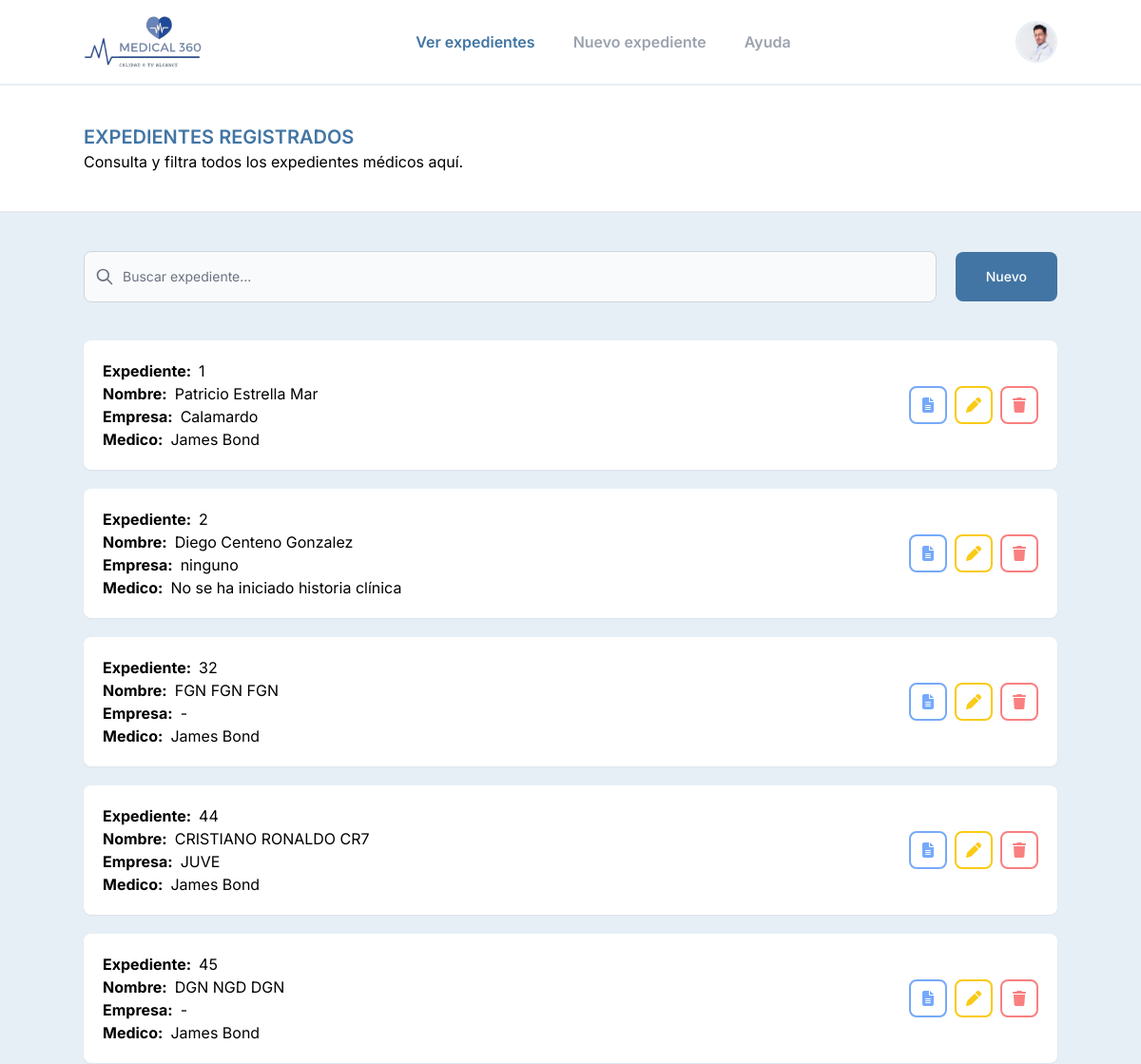
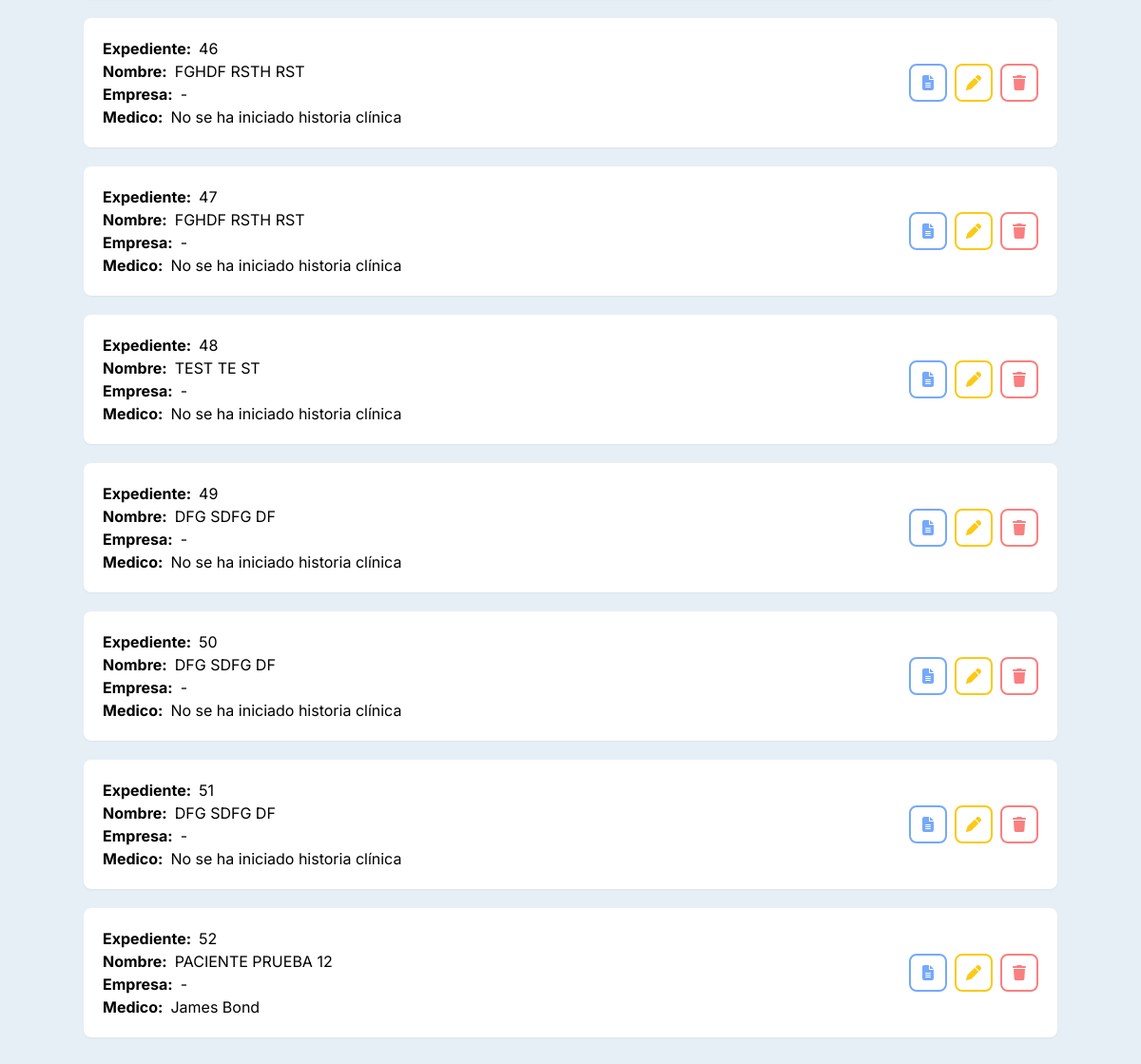
The app's page / (signed in), older data (2 pictures, top to bottom).
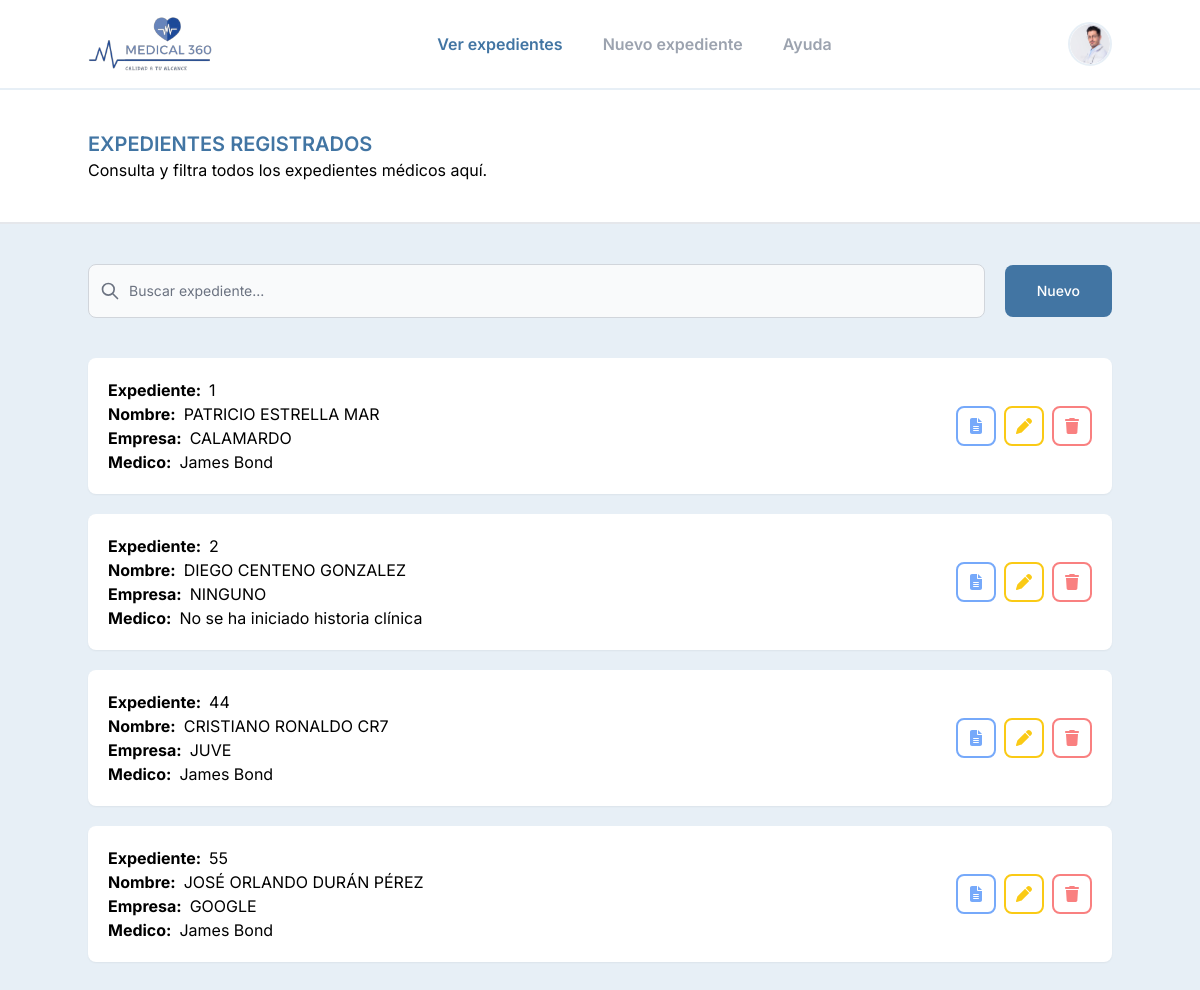
The same page, newer data.
### medical/models.py (models this page shows, shortened)
class Paciente(models.Model):
    GENERO_CHOICES = [
        ('M', 'Masculino'),
        ('F', 'Femenino'),
    ]
    ESTADO_CIVIL_CHOICES = [
        ('SOLTERO', 'SOLTERO'),
        ('CASADO', 'CASADO'),
        ('UNION_LIBRE', 'UNION LIBRE'),
        ('DIVORCIADO', 'DIVORCIADO'),
        ('VIUDO', 'VIUDO'),
    ]
    GRUPO_RH_CHOICES = [
        ('A+', 'A+'),
        ('B+', 'B+'),
        ('O+', 'O+'),
        ('AB+', 'AB+'),
        ('A-', 'A-'),
        ('B-', 'B-'),
        ('O-', 'O-'),
        ('AB-', 'AB-'),
        ('DESC', 'DESCONOCIDO'),
    ]
    ESCOLARIDAD_CHOICES = [
        ('NINGUNA', 'NINGUNA'),
        ('PRIMARIA', 'PRIMARIA'),
        ('PRIMARIA_T', 'PRIMARIA TRUNCA'),
        ('SECUNDARIA', 'SECUNDARIA'),
        ('SECUNDARIA_T', 'SECUNDARIA TRUNCA'),
        ('PREPARATORIA', 'PREPARATORIA'),
        ('PREPARATORIA_T', 'PREPARATORIA TRUNCA'),
        ('TECNICO', 'CARRERA TECNICA'),
        ('TECNICO_T', 'CARRERA TECNICA TRUNCA'),
        ('LICENCIATURA', 'LICENCIATURA'),
        ('LICENCIATURA_T', 'LICENCIATURA TRUNCA'),
        ('SUPERIOR', 'SUPERIOR'),
]
    nombre = models.CharField(max_length=30)
    apellido_pat = models.CharField(max_length=30)
    apellido_mat = models.CharField(max_length=30)
    fecha_nacimiento = models.DateField()
    genero = models.CharField(max_length=10, choices=GENERO_CHOICES)
    grupo_rh = models.CharField(max_length=4, choices=GRUPO_RH_CHOICES, default='DESC')
    alergias = models.CharField(max_length=30)
    estado_civil = models.CharField(max_length=15, choices=ESTADO_CIVIL_CHOICES, blank=True, null=True)
    curp = models.CharField(max_length=18, blank=True, null=True)
    nacionalidad = models.CharField(max_length=20, blank=True, null=True)
    escolaridad = models.CharField(max_length=30, choices=ESCOLARIDAD_CHOICES, blank=True, null=True)
    religion = models.CharField(max_length=50, blank=True, null=True)
    direccion = models.CharField(max_length=200, blank=True, null=True)
    ocupacion = models.CharField(max_length=50, blank=True, null=True)
    empleador = models.CharField(max_length=100, blank=True, null=True)
    telefono_personal = models.CharField(max_length=10, blank=True, null=True)
    nombre_contacto_emergencia = models.CharField(max_length=100, blank=True, null=True)
    telefono_contacto_emergencia = models.CharField(max_length=10, blank=True, null=True)
    fecha_alta = models.DateField()
    notas = models.TextField(blank=True, null=True)

class Antecedentes(models.Model):
    paciente = models.OneToOneField(Paciente, on_delete=models.CASCADE)
    medico = models.ForeignKey(Medico, on_delete=models.CASCADE)
    fecha = models.DateField()
    ahf = models.TextField()
    apnp = models.TextField()
    app = models.TextField()
    ago = models.TextField(blank=True, null=True)
    notas = models.TextField(blank=True, null=True)
    class Meta:
            verbose_name = "Antecedentes"
            verbose_name_plural = "1.Antecedentes"

class Medico(models.Model):
    PREFIJO_CHOICES = [
        ('dr', 'Dr.'),
        ('dr', 'Dra.'),
        ('lic', 'Lic.'),
    ]
    ESPECIALIDAD_CHOICES = [
        ('medico_gral', 'Medicina General'),
        ('fisio', 'Fisioterapia'),
    ]
    cedula = models.OneToOneField(User, on_delete=models.CASCADE, related_name='medico', null=True)
    nombre = models.CharField(max_length=100)
    apellido_pat = models.CharField(max_length=50)
    apellido_mat = models.CharField(max_length=50)
    prefijo = models.CharField(max_length=5, choices=PREFIJO_CHOICES)
    especialidad = models.CharField(max_length=20, choices=ESPECIALIDAD_CHOICES)
    universidad = models.CharField(max_length=100)
    telefono = models.CharField(max_length=20, blank=True)
    def __str__(self):
        return self.nombre + ' ' + self.apellido_pat

### medical/views.py (the view)
# urls.py: path("", views.home_view, name="home"),
@login_required
def home_view(request):
    pacientes = Paciente.objects.all()
    for paciente in pacientes:
        try:
            paciente.antecedentes = Antecedentes.objects.get(paciente=paciente) # type: ignore
        except Antecedentes.DoesNotExist:
            paciente.antecedentes = None # type: ignore
    return render(request, 'home.html', {'pacientes': pacientes})

### templates/home.html (shortened to what this page needs)
{% extends "base.html" %} {% load static %} {% block content %}
<section class="lg:px-0">
  {% include "plantillas/navbar.html" %}
  <div class="py-10 border-b-2 border-gray-200 bg-white md:px-6">
    <div class="lg:container lg:mx-auto">
      <h1 class="uppercase font-semibold text-main text-xl">
        Expedientes registrados
      </h1>
      <p>Consulta y filtra todos los expedientes médicos aquí.</p>
    </div>
  </div>
  <div class="py-10 md:px-6">
    <div class="lg:container lg:mx-auto flex justify-between gap-5 items-center">
      <form class="w-full" method="post">
        <div class="relative">
          <div class="absolute inset-y-0 left-0 flex items-center pl-3 pointer-events-none">
          </div>
          <input type="search" id="default-search"
            class="block w-full p-4 pl-10 text-sm text-gray-900 border border-gray-300 rounded-lg bg-gray-50 focus:ring-main focus:border-main"
            placeholder="Buscar expediente..." required />
        </div>
      </form>
      <a href="/create-file/ficha"><button type="submit"
          class="text-whitebg-main bg-main hover:bg-sky-800 transition-colors text-white font-medium rounded-lg text-sm px-8 py-4">
          Nuevo
        </button></a>
    </div>
  </div>
  <div class="md:px-6">
    <div class="lg:container lg:mx-auto flex flex-col gap-4">
      <div class="w-full space-y-5 pb-10">
        {% if pacientes %}
        {% for paciente in pacientes %}
        <div class="bg-white rounded-lg p-5 flex justify-between items-center shadow-sm paciente-card" data-search="{{ paciente.id }} {{ paciente.nombre }} {{ paciente.empleador }} {{ paciente.antecedentes.medico }}">
          <div>
            <div class="md:flex gap-2">
              <span class="font-bold">Expediente:</span>
              <p>{{ paciente.id }}</p>
            </div>
            <div class="md:flex gap-2">
              <span class="font-bold">Nombre:</span>
              <p>{{paciente.nombre}} {{paciente.apellido_pat}} {{paciente.apellido_mat}}</p>
            </div>
            <div class="md:flex gap-2">
              <span class="font-bold">Empresa:</span>
              {% if paciente.empleador %}
                <p>{{paciente.empleador}}</p>
              {% else %}
                <p> -</p>
              {% endif %}
            </div>
            <div class="md:flex gap-2">
              <span class="font-bold">Medico:</span>
              {% if paciente.antecedentes %}
                  <p>{{ paciente.antecedentes.medico }}</p>
              {% else %}
                <p>No se ha iniciado historia clínica</p>
              {% endif %}
            </div>
          </div>
          <div class="flex gap-2">
            <a href="view/{{paciente.id}}" class="border-2 flex items-center justify-center border-blue-400 h-10 w-10 rounded-lg hover:bg-blue-400 group transition-colors"
              type="button">
              <span class="group-hover:text-white text-blue-400"><i class="fas fa-file-alt"></i></span>
            </a>
            <a href="update-file/{{paciente.id}}/ficha/" class="border-2 flex items-center justify-center border-yellow-300 h-10 w-10 rounded-lg hover:bg-yellow-300 group transition-colors"
              type="button">
              <span class="group-hover:text-white text-yellow-300"><i class="fas fa-pen"></i></span>
            </a>
            <a href="#" class="border-2 flex items-center justify-center border-red-400 h-10 w-10 rounded-lg hover:bg-red-400 group transition-colors" type="button" onclick="confirmDelete('{{paciente.id}}')">
              <span class="group-hover:text-white text-red-400"><i class="fas fa-trash"></i></span>
            </a>
          </div>
        </div>
        {% endfor %}
        {% else %}
        <div>
          <p>Sin registros</p>
        </div>
        {% endif %}
      </div>
    </div>
  </div>
</section>
{% endblock %}

Row changes from the older to the newer data that the page shows:
removed Paciente: id "32", nombre "FGN", apellido_pat "FGN", apellido_mat "FGN", antecedentes.medico "James Bond"
removed Paciente: id "45", nombre "DGN", apellido_pat "NGD", apellido_mat "DGN", antecedentes.medico "James Bond"
removed Paciente: id "46", nombre "FGHDF", apellido_pat "RSTH", apellido_mat "RST", shows "No se ha iniciado historia clínica"
removed Paciente: id "47", nombre "FGHDF", apellido_pat "RSTH", apellido_mat "RST", shows "No se ha iniciado historia clínica"
removed Paciente: id "48", nombre "TEST", apellido_pat "TE", apellido_mat "ST", shows "No se ha iniciado historia clínica"
removed Paciente: id "49", nombre "DFG", apellido_pat "SDFG", apellido_mat "DF", shows "No se ha iniciado historia clínica"
removed Paciente: id "50", nombre "DFG", apellido_pat "SDFG", apellido_mat "DF", shows "No se ha iniciado historia clínica"
removed Paciente: id "51", nombre "DFG", apellido_pat "SDFG", apellido_mat "DF", shows "No se ha iniciado historia clínica"
removed Paciente: id "52", nombre "PACIENTE", apellido_pat "PRUEBA", apellido_mat "12", antecedentes.medico "James Bond"
changed Paciente id 1: nombre "Patricio" → "PATRICIO"; apellido_pat "Estrella" → "ESTRELLA"; apellido_mat "Mar" → "MAR"; empleador "Calamardo" → "CALAMARDO"
changed Paciente id 2: nombre "Diego" → "DIEGO"; apellido_pat "Centeno" → "CENTENO"; apellido_mat "Gonzalez" → "GONZALEZ"; empleador "ninguno" → "NINGUNO"
added Paciente: id "55", nombre "JOSÉ ORLANDO", apellido_pat "DURÁN", apellido_mat "PÉREZ", empleador "GOOGLE", antecedentes.medico "James Bond"
